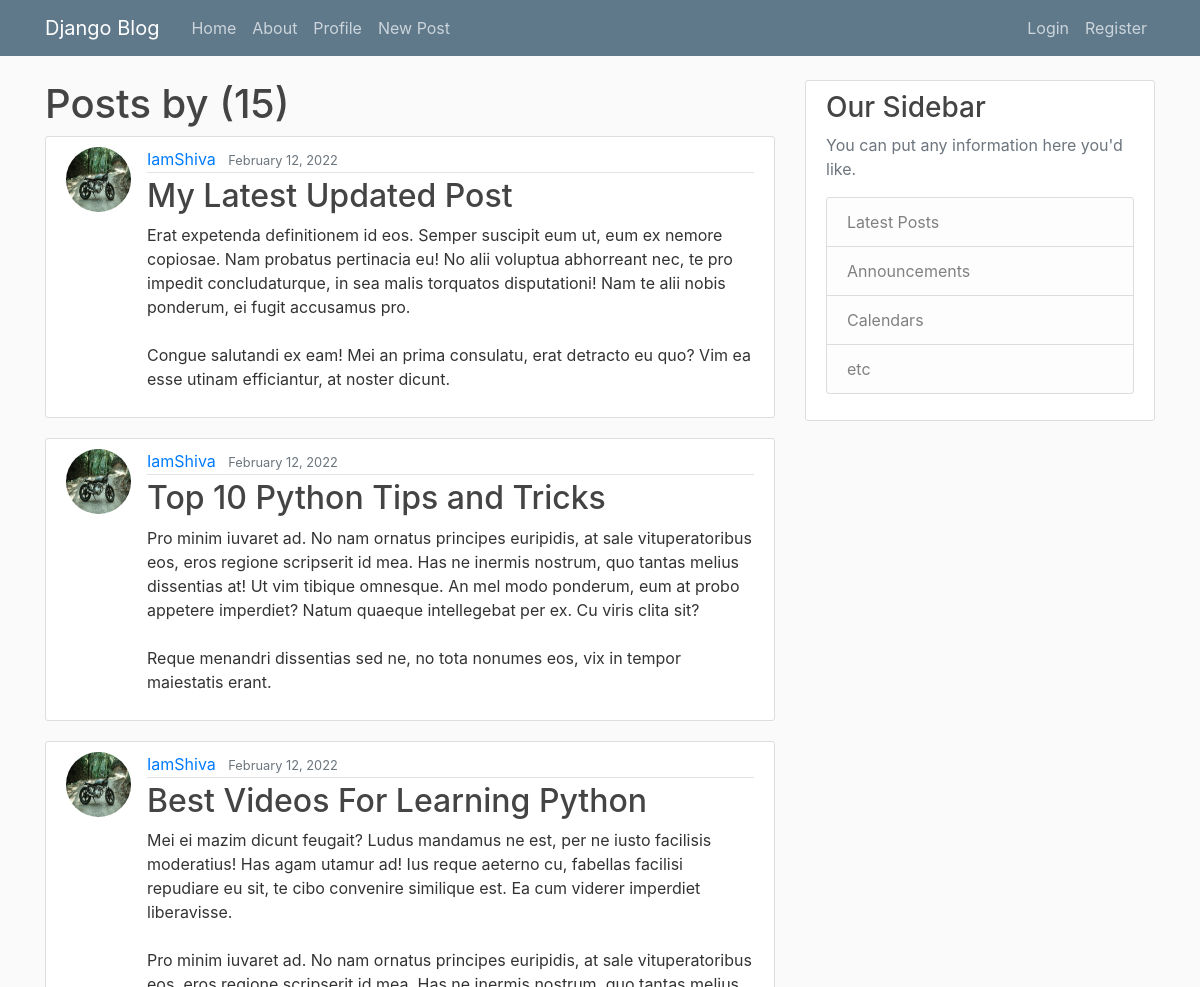
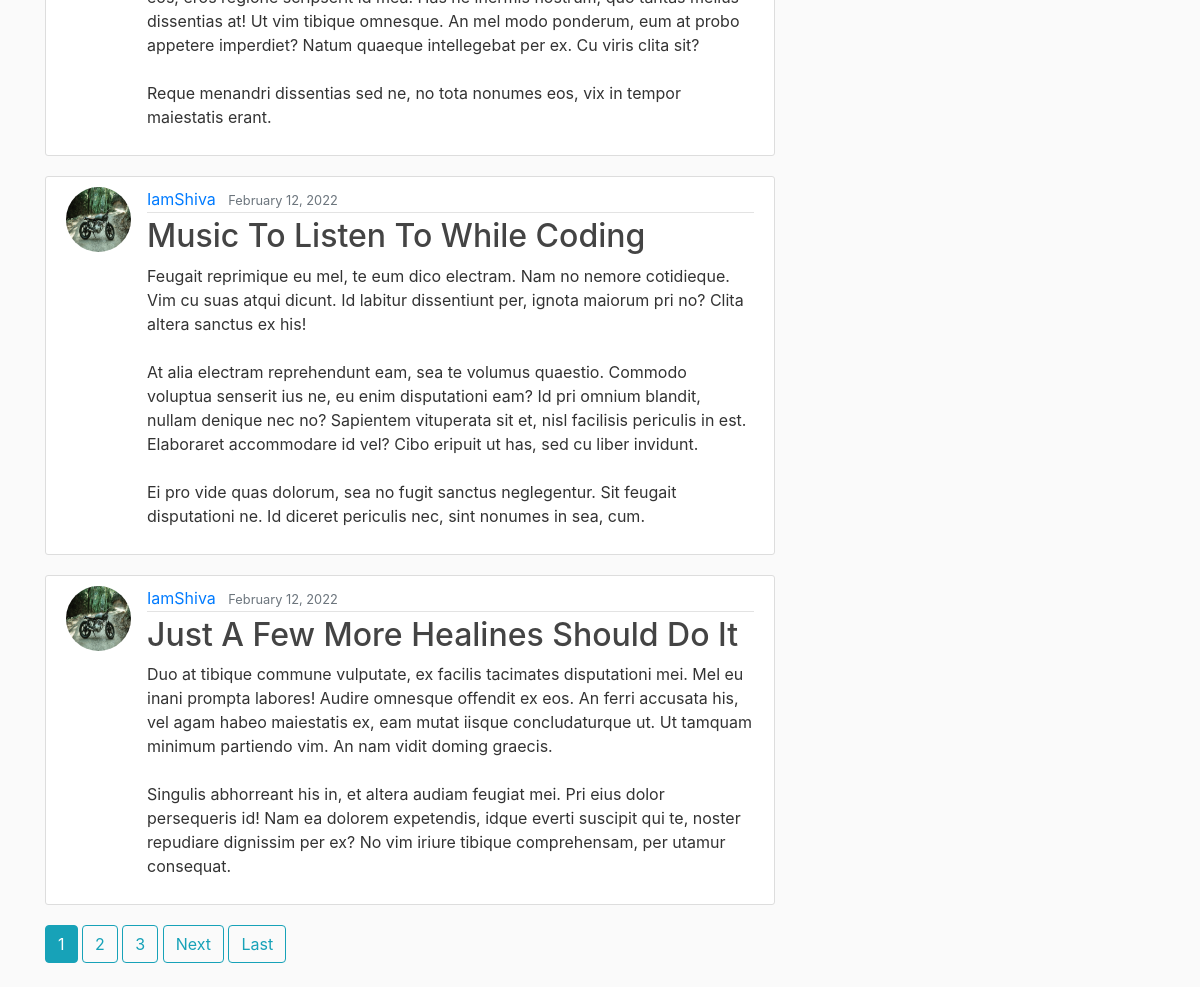
Before: /post/IamShiva with the older database file (2 pictures, top to bottom).
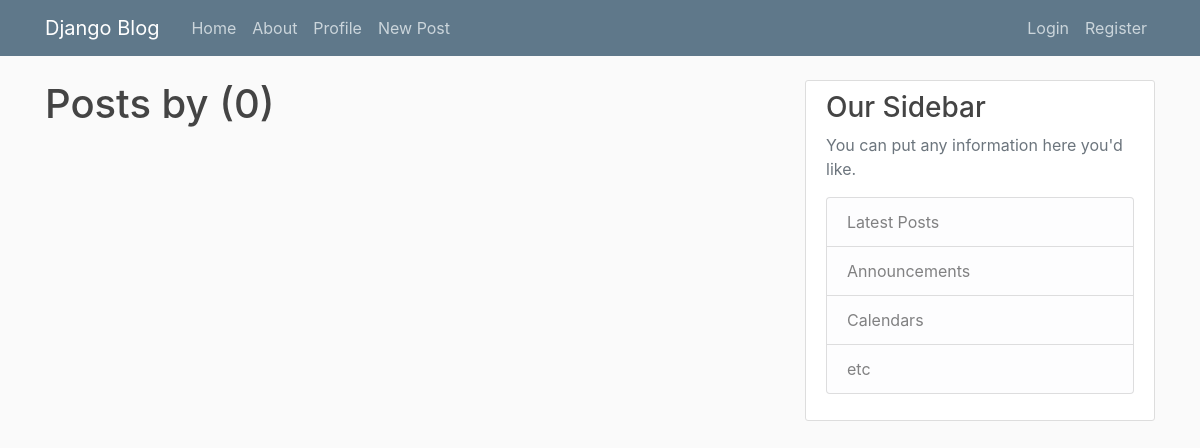
After: the same page with the newer database file.
### blog/models.py (models this page shows, shortened)
class Post(models.Model):
    title=models.CharField(max_length=100)
    content=models.TextField()
    date_posted=models.DateTimeField(default= timezone.now)
    author=models.ForeignKey(User, on_delete=models.CASCADE)

### users/models.py (models this page shows, shortened)
class Profile(models.Model):
    user=models.OneToOneField(User, on_delete=models.CASCADE)
    image=image=models.ImageField(default="man.jpg", upload_to="profile_pics")

### blog/views.py (the view)
# urls.py: path('post/<str:username>', UserPostListView.as_view(), name='user-posts'),
class UserPostListView(ListView):
    model = Post
    template_name = 'blog/user_posts.html'
    context_object_name = 'posts'
    paginate_by = 5
    def get_queryset(self):
        user = get_object_or_404(User, username=self.kwargs.get('username'))
        return Post.objects.filter(author=user).order_by('-date_posted')

### blog/templates/blog/user_posts.html (shortened to what this page needs)
{% extends "blog/base.html" %}
{% block content %}
    <h1>Posts by {{views.kwargs.username}} ({{page_obj.paginator.count}})</h1>
    {% for post in posts %}
        <article class="media content-section">
        <img class="rounded-circle article-img" src="{{post.author.profile.image.url}}">
          <div class="media-body">
            <div class="article-metadata">
              <a class="mr-2" href="{% url 'user-posts' post.author.username %} ">{{ post.author }}</a>
              <small class="text-muted">{{ post.date_posted|date:"F d, Y" }}</small>
            </div>
            <h2><a class="article-title" href="{% url 'post-detail' post.id %}">{{ post.title }}</a></h2>
            <p class="article-content">{{ post.content }}</p>
          </div>
        </article>
    {% endfor %}
    {% if is_paginated %}
            {% for num in page_obj.paginator.page_range %}
              {% if page_obj.number == num %}
               <a class="btn btn-info mb-4" href="?page={{ num }}">{{ num }}</a>
               {% elif num > page_obj.number|add:'-3' and num < page_obj.number|add:'3' %}
               <a class="btn btn-outline-info mb-4" href="?page={{ num }}">{{ num }}</a>
            {% endif %}
            {% endfor %}
            {% if page_obj.has_next %}
             <a class="btn btn-outline-info mb-4" href="?page={{page_obj.next_page_number}}">Next</a>
            <a class="btn btn-outline-info mb-4" href="?page={{page_obj.paginator.num_pages}}">Last</a>
            {% endif %}
    {% endif %}
{% endblock content %}

Changed rows visible on the page:
removed Post: author.profile.image (picture), author "IamShiva", date_posted "February 12, 2022", title "My Latest Updated Post", content "Erat expetenda definitionem id eos. Semper suscipit eum ut, eum ex nemore copiosae. Nam probatus pertinacia eu! No alii voluptua abhorreant nec, te pro impedit concludaturque, in sea malis torquatos disputationi! Nam te alii nobis ponderum, ei fugit accusamus pro. Congue salutandi ex eam! Mei an prima consulatu, erat detracto eu quo? Vim ea esse utinam efficiantur, at noster dicunt."
removed Post: author.profile.image (picture), author "IamShiva", date_posted "February 12, 2022", title "Top 10 Python Tips and Tricks", content "Pro minim iuvaret ad. No nam ornatus principes euripidis, at sale vituperatoribus eos, eros regione scripserit id mea. Has ne inermis nostrum, quo tantas melius dissentias at! Ut vim tibique omnesque. An mel modo ponderum, eum at probo appetere imperdiet? Natum quaeque intellegebat per ex. Cu viris clita sit? Reque menandri dissentias sed ne, no tota nonumes eos, vix in tempor maiestatis erant."
removed Post: author.profile.image (picture), author "IamShiva", date_posted "February 12, 2022", title "Best Videos For Learning Python", content "Mei ei mazim dicunt feugait? Ludus mandamus ne est, per ne iusto facilisis moderatius! Has agam utamur ad! Ius reque aeterno cu, fabellas facilisi repudiare eu sit, te cibo convenire similique est. Ea cum viderer imperdiet liberavisse. Pro minim iuvaret ad. No nam ornatus principes euripidis, at sale vituperatoribus eos, eros regione scripserit id mea. Has ne inermis nostrum, quo tantas melius dissentias at! Ut vim tibique omnesque. An mel modo ponderum, eum at probo appetere imperdiet? Natum quaeque intellegebat per ex. Cu viris clita sit? Reque menandri dissentias sed ne, no tota nonumes eos, vix in tempor maiestatis erant."
removed Post: author.profile.image (picture), author "IamShiva", date_posted "February 12, 2022", title "Music To Listen To While Coding", content "Feugait reprimique eu mel, te eum dico electram. Nam no nemore cotidieque. Vim cu suas atqui dicunt. Id labitur dissentiunt per, ignota maiorum pri no? Clita altera sanctus ex his! At alia electram reprehendunt eam, sea te volumus quaestio. Commodo voluptua senserit ius ne, eu enim disputationi eam? Id pri omnium blandit, nullam denique nec no? Sapientem vituperata sit et, nisl facilisis periculis in est. Elaboraret accommodare id vel? Cibo eripuit ut has, sed cu liber invidunt. Ei pro vide quas dolorum, sea no fugit sanctus neglegentur. Sit feugait disputationi ne. Id diceret periculis nec, sint nonumes in sea, cum."
removed Post: author.profile.image (picture), author "IamShiva", date_posted "February 12, 2022", title "Just A Few More Healines Should Do It", content "Duo at tibique commune vulputate, ex facilis tacimates disputationi mei. Mel eu inani prompta labores! Audire omnesque offendit ex eos. An ferri accusata his, vel agam habeo maiestatis ex, eam mutat iisque concludaturque ut. Ut tamquam minimum partiendo vim. An nam vidit doming graecis. Singulis abhorreant his in, et altera audiam feugiat mei. Pri eius dolor persequeris id! Nam ea dolorem expetendis, idque everti suscipit qui te, noster repudiare dignissim per ex? No vim iriure tibique comprehensam, per utamur consequat."
Other visible differences:
{{ page_obj.paginator.count }}: "15" → "0"
list line gone: "1"
list line gone: "2"
list line gone: "3"
text no longer shown: "Next Last"
